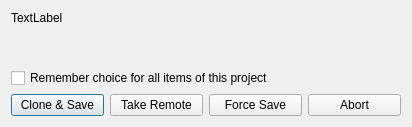
<?xml version="1.0" encoding="UTF-8"?>
<ui version="4.0">
 <class>IResolveDatabaseConflict</class>
 <widget class="QDialog" name="IResolveDatabaseConflict">
  <property name="geometry">
   <rect>
    <x>0</x>
    <y>0</y>
    <width>412</width>
    <height>127</height>
   </rect>
  </property>
  <property name="windowTitle">
   <string>Database Conflict</string>
  </property>
  <layout class="QVBoxLayout" name="verticalLayout">
   <item>
    <widget class="QLabel" name="labelMsg">
     <property name="sizePolicy">
      <sizepolicy hsizetype="Minimum" vsizetype="Expanding">
       <horstretch>0</horstretch>
       <verstretch>0</verstretch>
      </sizepolicy>
     </property>
     <property name="text">
      <string>TextLabel</string>
     </property>
     <property name="alignment">
      <set>Qt::AlignLeading|Qt::AlignLeft|Qt::AlignTop</set>
     </property>
     <property name="wordWrap">
      <bool>true</bool>
     </property>
    </widget>
   </item>
   <item>
    <widget class="QCheckBox" name="checkBoxAll">
     <property name="text">
      <string>Remember choice for all items of this project</string>
     </property>
    </widget>
   </item>
   <item>
    <layout class="QHBoxLayout" name="horizontalLayout">
     <item>
      <widget class="QPushButton" name="pButClone">
       <property name="text">
        <string>Clone &amp;&amp; Save</string>
       </property>
      </widget>
     </item>
     <item>
      <widget class="QPushButton" name="pButRemote">
       <property name="text">
        <string>Take Remote</string>
       </property>
      </widget>
     </item>
     <item>
      <widget class="QPushButton" name="pButLocal">
       <property name="text">
        <string>Force Save</string>
       </property>
      </widget>
     </item>
     <item>
      <widget class="QPushButton" name="pButAbort">
       <property name="text">
        <string>Abort</string>
       </property>
      </widget>
     </item>
    </layout>
   </item>
  </layout>
 </widget>
 <resources/>
 <connections/>
</ui>
